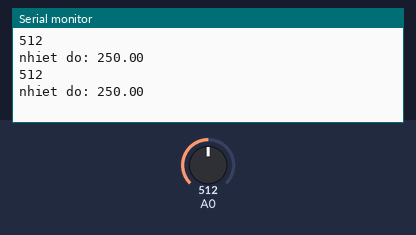
The sketch below on a simulated Arduino Uno, built with avr-gcc and run on an emulated ATmega328P. Shown: the last lines printed to the serial monitor. The inputs (shaded band) are chosen by the test bench; at power-on: A0 = 512.

Above: at 1.8 s.
1.9 s: A0 set to 716
At 2.8 s:
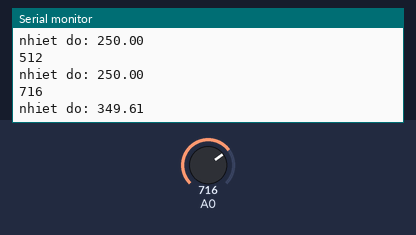
3.4 s: A0 set to 900
At 4.4 s:
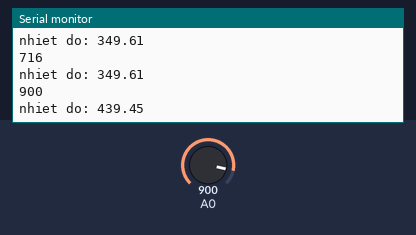
Timing chart, 0 to 6.4 s (numbered marks = the images above; inputs shaded):
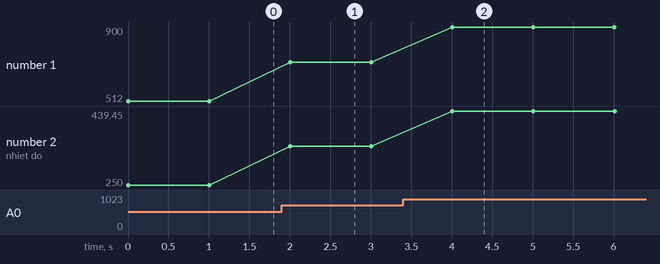

The sketch:

ADC.ino
```cpp
float Vout;
float nhietdo;
void setup() {
Serial.begin(9600);

}

void loop() {
  int value=analogRead(A0);
Serial.println(value);
Vout=(float(value)*5/1024);
nhietdo=Vout*100;
Serial.print("nhiet do: ");
Serial.println(nhietdo);


delay(1000);
}
```

Measured:
- after the input at 1.9 s, the serial monitor: prints a new line after 0.10 s (image 1)
- after the input at 3.4 s, the serial monitor: prints a new line after 0.60 s (image 2)
- plotted number 1: 512 → 716 after the input at 1.9 s, 716 → 900 after the input at 3.4 s
- plotted number 2: 250 → 349.61 after the input at 1.9 s, 349.61 → 439.45 after the input at 3.4 s
